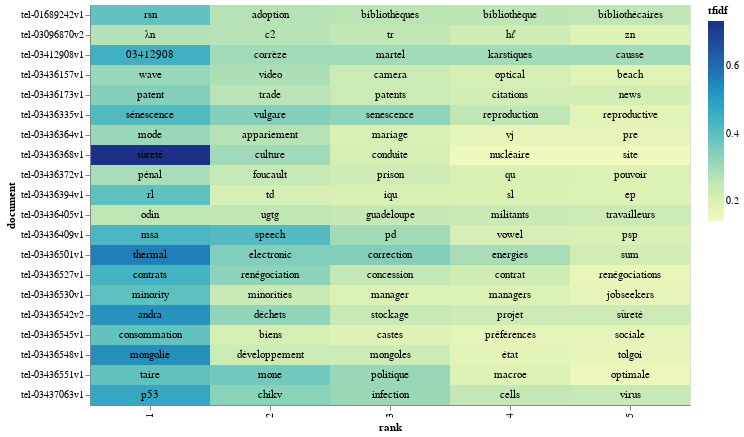

Write notebook code for a chart like this one.
### Code cell
# adding a little randomness to break ties in term ranking
top_tfidf_plusRand = top_tfidf.copy()
top_tfidf_plusRand['tfidf'] = top_tfidf_plusRand['tfidf'] + np.random.rand(top_tfidf.shape[0])*0.0001

# base for all visualizations, with rank calculation
base = alt.Chart(top_tfidf_plusRand).encode(
    x = 'rank:O',
    y = 'document:N'
).transform_window(
    rank = "rank()",
    sort = [alt.SortField("tfidf", order="descending")],
    groupby = ["document"],
)
# heatmap specification
heatmap = base.mark_rect().encode(
    color = 'tfidf:Q'
)
# text labels, white for darker heatmap colors
text = base.mark_text(baseline='middle').encode(
    text = 'term:N'
)
# display the three superimposed visualizations
(heatmap  + text).properties(width = 600)

### Figure 1 — Vega-Lite specification as saved in the notebook (floating-point values rounded to 4 significant figures)
{"config": {"view": {"continuousWidth": 400, "continuousHeight": 300}}, "layer": [{"mark": "rect", "encoding": {"color": {"field": "tfidf", "type": "quantitative"}, "x": {"field": "rank", "type": "ordinal"}, "y": {"field": "document", "type": "nominal"}}, "transform": [{"window": [{"op": "rank", "field": "", "as": "rank"}], "groupby": ["document"], "sort": [{"field": "tfidf", "order": "descending"}]}]}, {"mark": {"type": "text", "baseline": "middle"}, "encoding": {"text": {"field": "term", "type": "nominal"}, "x": {"field": "rank", "type": "ordinal"}, "y": {"field": "document", "type": "nominal"}}, "transform": [{"window": [{"op": "rank", "field": "", "as": "rank"}], "groupby": ["document"], "sort": [{"field": "tfidf", "order": "descending"}]}]}], "data": {"name": "data-003f95e8f630b391cfe51b628468bea1"}, "width": 600, "$schema": "https://vega.github.io/schema/vega-lite/v4.17.0.json", "datasets": {"data-003f95e8f630b391cfe51b628468bea1": [{"document": "tel-01689242v1", "term": "rsn", "tfidf": 0.3886}, {"document": "tel-01689242v1", "term": "adoption", "tfidf": 0.2708}, {"document": "tel-01689242v1", "term": "bibliothèques", "tfidf": 0.2636}, {"document": "tel-01689242v1", "term": "bibliothèque", "tfidf": 0.2608}, {"document": "tel-01689242v1", "term": "bibliothécaires", "tfidf": 0.2545}, {"document": "tel-03096870v2", "term": "λn", "tfidf": 0.2727}, {"document": "tel-03096870v2", "term": "c2", "tfidf": 0.2687}, {"document": "tel-03096870v2", "term": "tr", "tfidf": 0.2526}, {"document": "tel-03096870v2", "term": "hℓ", "tfidf": 0.2242}, {"document": "tel-03096870v2", "term": "zn", "tfidf": 0.187}, {"document": "tel-03412908v1", "term": "03412908", "tfidf": 0.4483}, {"document": "tel-03412908v1", "term": "causse", "tfidf": 0.2988}, {"document": "tel-03412908v1", "term": "corrèze", "tfidf": 0.2989}, {"document": "tel-03412908v1", "term": "karstiques", "tfidf": 0.2988}, {"document": "tel-03412908v1", "term": "martel", "tfidf": 0.2988}, {"document": "tel-03436157v1", "term": "wave", "tfidf": 0.313}, {"document": "tel-03436157v1", "term": "video", "tfidf": 0.2837}, {"document": "tel-03436157v1", "term": "camera", "tfidf": 0.2326}, {"document": "tel-03436157v1", "term": "optical", "tfidf": 0.2137}, {"document": "tel-03436157v1", "term": "beach", "tfidf": 0.1824}, {"document": "tel-03436173v1", "term": "patent", "tfidf": 0.3388}, {"document": "tel-03436173v1", "term": "trade", "tfidf": 0.2654}, {"document": "tel-03436173v1", "term": "patents", "tfidf": 0.2298}, {"document": "tel-03436173v1", "term": "citations", "tfidf": 0.2182}, {"document": "tel-03436173v1", "term": "news", "tfidf": 0.2161}, {"document": "tel-03436335v1", "term": "sénescence", "tfidf": 0.4188}, {"document": "tel-03436335v1", "term": "vulgare", "tfidf": 0.3432}, {"document": "tel-03436335v1", "term": "senescence", "tfidf": 0.3251}, {"document": "tel-03436335v1", "term": "reproduction", "tfidf": 0.2523}, {"document": "tel-03436335v1", "term": "reproductive", "tfidf": 0.1773}, {"document": "tel-03436364v1", "term": "mode", "tfidf": 0.3124}, {"document": "tel-03436364v1", "term": "appariement", "tfidf": 0.2699}, {"document": "tel-03436364v1", "term": "mariage", "tfidf": 0.2042}, {"document": "tel-03436364v1", "term": "pre", "tfidf": 0.171}, {"document": "tel-03436364v1", "term": "vj", "tfidf": 0.171}, {"document": "tel-03436368v1", "term": "sûreté", "tfidf": 0.7343}, {"document": "tel-03436368v1", "term": "culture", "tfidf": 0.3024}, {"document": "tel-03436368v1", "term": "conduite", "tfidf": 0.2142}, {"document": "tel-03436368v1", "term": "nucléaire", "tfidf": 0.1435}, {"document": "tel-03436368v1", "term": "site", "tfidf": 0.1419}, {"document": "tel-03436372v1", "term": "pénal", "tfidf": 0.2892}, {"document": "tel-03436372v1", "term": "foucault", "tfidf": 0.2429}, {"document": "tel-03436372v1", "term": "prison", "tfidf": 0.2269}, {"document": "tel-03436372v1", "term": "qu", "tfidf": 0.2016}, {"document": "tel-03436372v1", "term": "pouvoir", "tfidf": 0.1992}, {"document": "tel-03436394v1", "term": "rl", "tfidf": 0.397}, {"document": "tel-03436394v1", "term": "td", "tfidf": 0.215}, {"document": "tel-03436394v1", "term": "iqu", "tfidf": 0.2068}, {"document": "tel-03436394v1", "term": "sl", "tfidf": 0.2014}, {"document": "tel-03436394v1", "term": "ep", "tfidf": 0.195}, {"document": "tel-03436405v1", "term": "odin", "tfidf": 0.2559}, {"document": "tel-03436405v1", "term": "ugtg", "tfidf": 0.254}, {"document": "tel-03436405v1", "term": "guadeloupe", "tfidf": 0.2437}, {"document": "tel-03436405v1", "term": "militants", "tfidf": 0.2353}, {"document": "tel-03436405v1", "term": "travailleurs", "tfidf": 0.2311}, {"document": "tel-03436409v1", "term": "msa", "tfidf": 0.4273}, {"document": "tel-03436409v1", "term": "speech", "tfidf": 0.415}, {"document": "tel-03436409v1", "term": "pd", "tfidf": 0.297}, {"document": "tel-03436409v1", "term": "vowel", "tfidf": 0.2086}, {"document": "tel-03436409v1", "term": "psp", "tfidf": 0.2075}, {"document": "tel-03436501v1", "term": "thermal", "tfidf": 0.5634}, {"document": "tel-03436501v1", "term": "electronic", "tfidf": 0.3472}, {"document": "tel-03436501v1", "term": "correction", "tfidf": 0.3449}, {"document": "tel-03436501v1", "term": "energies", "tfidf": 0.2903}, {"document": "tel-03436501v1", "term": "sum", "tfidf": 0.2203}, {"document": "tel-03436527v1", "term": "contrats", "tfidf": 0.4375}, {"document": "tel-03436527v1", "term": "renégociation", "tfidf": 0.3291}, {"document": "tel-03436527v1", "term": "concession", "tfidf": 0.2462}, {"document": "tel-03436527v1", "term": "contrat", "tfidf": 0.2255}, {"document": "tel-03436527v1", "term": "renégociations", "tfidf": 0.164}, {"document": "tel-03436530v1", "term": "minority", "tfidf": 0.3971}, {"document": "tel-03436530v1", "term": "minorities", "tfidf": 0.2351}, {"document": "tel-03436530v1", "term": "manager", "tfidf": 0.1984}, {"document": "tel-03436530v1", "term": "managers", "tfidf": 0.1973}, {"document": "tel-03436530v1", "term": "jobseekers", "tfidf": 0.1702}, {"document": "tel-03436542v2", "term": "andra", "tfidf": 0.522}, {"document": "tel-03436542v2", "term": "déchets", "tfidf": 0.3232}, {"document": "tel-03436542v2", "term": "stockage", "tfidf": 0.24}, {"document": "tel-03436542v2", "term": "projet", "tfidf": 0.2312}, {"document": "tel-03436542v2", "term": "sûreté", "tfidf": 0.2298}, {"document": "tel-03436545v1", "term": "consommation", "tfidf": 0.3893}, {"document": "tel-03436545v1", "term": "biens", "tfidf": 0.2138}, {"document": "tel-03436545v1", "term": "castes", "tfidf": 0.1877}, {"document": "tel-03436545v1", "term": "préférences", "tfidf": 0.1712}, {"document": "tel-03436545v1", "term": "sociale", "tfidf": 0.1708}, {"document": "tel-03436548v1", "term": "mongolie", "tfidf": 0.531}, {"document": "tel-03436548v1", "term": "développement", "tfidf": 0.2318}, {"document": "tel-03436548v1", "term": "mongoles", "tfidf": 0.2308}, {"document": "tel-03436548v1", "term": "état", "tfidf": 0.1805}, {"document": "tel-03436548v1", "term": "tolgoi", "tfidf": 0.1692}, {"document": "tel-03436551v1", "term": "taire", "tfidf": 0.3927}, {"document": "tel-03436551v1", "term": "mone", "tfidf": 0.3654}, {"document": "tel-03436551v1", "term": "politique", "tfidf": 0.3108}, {"document": "tel-03436551v1", "term": "macroe", "tfidf": 0.1904}, {"document": "tel-03436551v1", "term": "optimale", "tfidf": 0.1538}, {"document": "tel-03437063v1", "term": "p53", "tfidf": 0.472}, {"document": "tel-03437063v1", "term": "chikv", "tfidf": 0.3317}, {"document": "tel-03437063v1", "term": "infection", "tfidf": 0.3102}, {"document": "tel-03437063v1", "term": "cells", "tfidf": 0.2491}, {"document": "tel-03437063v1", "term": "virus", "tfidf": 0.2409}]}}
